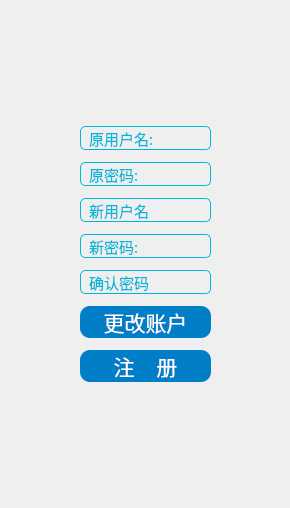
            <widget class="QWidget" name="page_0">
             <property name="styleSheet">
              <string notr="true">QWidget#widget_4,QWidget#widget_5,QWidget#widget_6,QWidget#widget_7,QWidget#widget_8{
border-radius:5px;
border:1px solid rgb(1, 182, 215);
}
QLineEdit{
border:none;
background-color: rgba(255, 255, 255, 0);
color: rgb(0, 246, 255);
}
QWidget#page_0{
border-image: url(:/img/bj4.png);
}</string>
             </property>
             <layout class="QGridLayout" name="gridLayout_4" columnstretch="20,20,20">
              <item row="0" column="1">
               <widget class="QLabel" name="label_39">
                <property name="sizePolicy">
                 <sizepolicy hsizetype="Preferred" vsizetype="Preferred">
                  <horstretch>0</horstretch>
                  <verstretch>0</verstretch>
                 </sizepolicy>
                </property>
                <property name="minimumSize">
                 <size>
                  <width>0</width>
                  <height>100</height>
                 </size>
                </property>
                <property name="text">
                 <string/>
                </property>
               </widget>
              </item>
              <item row="1" column="1" rowspan="3">
               <widget class="QWidget" name="widget_9" native="true">
                <property name="sizePolicy">
                 <sizepolicy hsizetype="Preferred" vsizetype="Preferred">
                  <horstretch>0</horstretch>
                  <verstretch>0</verstretch>
                 </sizepolicy>
                </property>
                <layout class="QVBoxLayout" name="verticalLayout_4">
                 <property name="spacing">
                  <number>12</number>
                 </property>
                 <item>
                  <widget class="QWidget" name="widget_4" native="true">
                   <property name="styleSheet">
                    <string notr="true"/>
                   </property>
                   <layout class="QHBoxLayout" name="horizontalLayout_4">
                    <property name="spacing">
                     <number>0</number>
                    </property>
                    <property name="leftMargin">
                     <number>9</number>
                    </property>
                    <property name="topMargin">
                     <number>0</number>
                    </property>
                    <property name="rightMargin">
                     <number>0</number>
                    </property>
                    <property name="bottomMargin">
                     <number>0</number>
                    </property>
                    <item>
                     <widget class="QLabel" name="label_3">
                      <property name="minimumSize">
                       <size>
                        <width>75</width>
                        <height>0</height>
                       </size>
                      </property>
                      <property name="font">
                       <font>
                        <family>黑体</family>
                        <pointsize>11</pointsize>
                       </font>
                      </property>
                      <property name="styleSheet">
                       <string notr="true">color: rgb(1, 182, 215);</string>
                      </property>
                      <property name="text">
                       <string>原用户名:</string>
                      </property>
                     </widget>
                    </item>
                    <item>
                     <widget class="LineEdit" name="name_1">
                      <property name="sizePolicy">
                       <sizepolicy hsizetype="Expanding" vsizetype="Preferred">
                        <horstretch>0</horstretch>
                        <verstretch>0</verstretch>
                       </sizepolicy>
                      </property>
                      <property name="font">
                       <font>
                        <family>黑体</family>
                        <pointsize>11</pointsize>
                        <bold>false</bold>
                       </font>
                      </property>
                      <property name="styleSheet">
                       <string notr="true">LineEdit, TextEdit, PlainTextEdit {
    color: white; /* 修改文本颜色为白色 */
    background-color: transparent; /* 修改背景为透明 */
    border: none; /* 移除边框以达到透明效果 */
    /* border-bottom: 1px solid rgba(0, 0, 0, 100); 去掉底部边框 */
    border-radius: 5px;
    /* font: 14px &quot;Segoe UI&quot;, &quot;Microsoft YaHei&quot;; */
    padding: 0px 10px;
    selection-background-color: #00a7b3;
}



LineEdit:focus,
TextEdit:focus,
PlainTextEdit:focus {
    border: none;
    
}

/* 禁用状态的颜色也需要相应调整 */
LineEdit:disabled, TextEdit:disabled,
PlainTextEdit:disabled {
    color: rgba(255, 255, 255, 0.5); /* 文本颜色调整为半透明白色 */
    background-color: transparent;
    border: none;
}

#lineEditButton {
    background-color: transparent;
    border-radius: 4px;
    margin: 0;
}

#lineEditButton:hover {
    background-color: rgba(0, 0, 0, 9);
}

#lineEditButton:pressed {
    background-color: rgba(0, 0, 0, 6);
}</string>
                      </property>
                      <property name="text">
                       <string/>
                      </property>
                     </widget>
                    </item>
                   </layout>
                  </widget>
                 </item>
                 <item>
                  <widget class="QWidget" name="widget_5" native="true">
                   <layout class="QHBoxLayout" name="horizontalLayout_5">
                    <property name="spacing">
                     <number>0</number>
                    </property>
                    <property name="leftMargin">
                     <number>9</number>
                    </property>
                    <property name="topMargin">
                     <number>0</number>
                    </property>
                    <property name="rightMargin">
                     <number>0</number>
                    </property>
                    <property name="bottomMargin">
                     <number>0</number>
                    </property>
                    <item>
                     <widget class="QLabel" name="label_26">
                      <property name="minimumSize">
                       <size>
                        <width>75</width>
                        <height>0</height>
                       </size>
                      </property>
                      <property name="font">
                       <font>
                        <family>黑体</family>
                        <pointsize>11</pointsize>
                       </font>
                      </property>
                      <property name="styleSheet">
                       <string notr="true">color: rgb(1, 182, 215);</string>
                      </property>
                      <property name="text">
                       <string>原密码:</string>
                      </property>
                     </widget>
                    </item>
                    <item>
                     <widget class="PasswordLineEdit" name="ps_3">
                      <property name="sizePolicy">
                       <sizepolicy hsizetype="Expanding" vsizetype="Preferred">
                        <horstretch>0</horstretch>
                        <verstretch>0</verstretch>
                       </sizepolicy>
                      </property>
                      <property name="font">
                       <font>
                        <family>黑体</family>
                        <pointsize>11</pointsize>
                       </font>
                      </property>
                      <property name="styleSheet">
                       <string notr="true">LineEdit, TextEdit, PlainTextEdit {
    color: white; /* 修改文本颜色为白色 */
    background-color: transparent; /* 修改背景为透明 */
    border: none; /* 移除边框以达到透明效果 */
    /* border-bottom: 1px solid rgba(0, 0, 0, 100); 去掉底部边框 */
    border-radius: 5px;
    /* font: 14px &quot;Segoe UI&quot;, &quot;Microsoft YaHei&quot;; */
    padding: 0px 10px;
    selection-background-color: #00a7b3;
}



LineEdit:focus,
TextEdit:focus,
PlainTextEdit:focus {
    border: none;
    
}

/* 禁用状态的颜色也需要相应调整 */
LineEdit:disabled, TextEdit:disabled,
PlainTextEdit:disabled {
    color: rgba(255, 255, 255, 0.5); /* 文本颜色调整为半透明白色 */
    background-color: transparent;
    border: none;
}

#lineEditButton {
    background-color: transparent;
    border-radius: 4px;
    margin: 0;
}

#lineEditButton:hover {
    background-color: rgba(0, 0, 0, 9);
}

#lineEditButton:pressed {
    background-color: rgba(0, 0, 0, 6);
}</string>
                      </property>
                      <property name="text">
                       <string/>
                      </property>
                     </widget>
                    </item>
                   </layout>
                  </widget>
                 </item>
                 <item>
                  <widget class="QWidget" name="widget_6" native="true">
                   <layout class="QHBoxLayout" name="horizontalLayout_6">
                    <property name="spacing">
                     <number>0</number>
                    </property>
                    <property name="leftMargin">
                     <number>9</number>
                    </property>
                    <property name="topMargin">
                     <number>0</number>
                    </property>
                    <property name="rightMargin">
                     <number>0</number>
                    </property>
                    <property name="bottomMargin">
                     <number>0</number>
                    </property>
                    <item>
                     <widget class="QLabel" name="label_33">
                      <property name="minimumSize">
                       <size>
                        <width>75</width>
                        <height>0</height>
                       </size>
                      </property>
                      <property name="font">
                       <font>
                        <family>黑体</family>
                        <pointsize>11</pointsize>
                       </font>
                      </property>
                      <property name="styleSheet">
                       <string notr="true">color: rgb(1, 182, 215);</string>
                      </property>
                      <property name="text">
                       <string>新用户名</string>
                      </property>
                     </widget>
                    </item>
                    <item>
                     <widget class="LineEdit" name="name_2">
                      <property name="sizePolicy">
                       <sizepolicy hsizetype="Expanding" vsizetype="Preferred">
                        <horstretch>0</horstretch>
                        <verstretch>0</verstretch>
                       </sizepolicy>
                      </property>
                      <property name="font">
                       <font>
                        <family>黑体</family>
                        <pointsize>11</pointsize>
                       </font>
                      </property>
                      <property name="styleSheet">
                       <string notr="true">LineEdit, TextEdit, PlainTextEdit {
    color: white; /* 修改文本颜色为白色 */
    background-color: transparent; /* 修改背景为透明 */
    border: none; /* 移除边框以达到透明效果 */
    /* border-bottom: 1px solid rgba(0, 0, 0, 100); 去掉底部边框 */
    border-radius: 5px;
    /* font: 14px &quot;Segoe UI&quot;, &quot;Microsoft YaHei&quot;; */
    padding: 0px 10px;
    selection-background-color: #00a7b3;
}



LineEdit:focus,
TextEdit:focus,
PlainTextEdit:focus {
    border: none;
    
}

/* 禁用状态的颜色也需要相应调整 */
LineEdit:disabled, TextEdit:disabled,
PlainTextEdit:disabled {
    color: rgba(255, 255, 255, 0.5); /* 文本颜色调整为半透明白色 */
    background-color: transparent;
    border: none;
}

#lineEditButton {
    background-color: transparent;
    border-radius: 4px;
    margin: 0;
}

#lineEditButton:hover {
    background-color: rgba(0, 0, 0, 9);
}

#lineEditButton:pressed {
    background-color: rgba(0, 0, 0, 6);
}</string>
                      </property>
                      <property name="text">
                       <string/>
                      </property>
                     </widget>
                    </item>
                   </layout>
                  </widget>
                 </item>
                 <item>
                  <widget class="QWidget" name="widget_7" native="true">
                   <layout class="QHBoxLayout" name="horizontalLayout_7">
                    <property name="spacing">
                     <number>0</number>
                    </property>
                    <property name="leftMargin">
                     <number>9</number>
                    </property>
                    <property name="topMargin">
                     <number>0</number>
                    </property>
                    <property name="rightMargin">
                     <number>0</number>
                    </property>
                    <property name="bottomMargin">
                     <number>0</number>
                    </property>
                    <item>
                     <widget class="QLabel" name="label_34">
                      <property name="minimumSize">
                       <size>
                        <width>75</width>
                        <height>0</height>
                       </size>
                      </property>
                      <property name="font">
                       <font>
                        <family>黑体</family>
                        <pointsize>11</pointsize>
                       </font>
                      </property>
                      <property name="styleSheet">
                       <string notr="true">color: rgb(1, 182, 215);</string>
                      </property>
                      <property name="text">
                       <string>新密码:</string>
                      </property>
                     </widget>
                    </item>
                    <item>
                     <widget class="PasswordLineEdit" name="ps_2">
                      <property name="sizePolicy">
                       <sizepolicy hsizetype="Expanding" vsizetype="Preferred">
                        <horstretch>0</horstretch>
                        <verstretch>0</verstretch>
                       </sizepolicy>
                      </property>
                      <property name="font">
                       <font>
                        <family>黑体</family>
                        <pointsize>11</pointsize>
                       </font>
                      </property>
                      <property name="styleSheet">
                       <string notr="true">LineEdit, TextEdit, PlainTextEdit {
    color: white; /* 修改文本颜色为白色 */
    background-color: transparent; /* 修改背景为透明 */
    border: none; /* 移除边框以达到透明效果 */
    /* border-bottom: 1px solid rgba(0, 0, 0, 100); 去掉底部边框 */
    border-radius: 5px;
    /* font: 14px &quot;Segoe UI&quot;, &quot;Microsoft YaHei&quot;; */
    padding: 0px 10px;
    selection-background-color: #00a7b3;
}



LineEdit:focus,
TextEdit:focus,
PlainTextEdit:focus {
    border: none;
    
}

/* 禁用状态的颜色也需要相应调整 */
LineEdit:disabled, TextEdit:disabled,
PlainTextEdit:disabled {
    color: rgba(255, 255, 255, 0.5); /* 文本颜色调整为半透明白色 */
    background-color: transparent;
    border: none;
}

#lineEditButton {
    background-color: transparent;
    border-radius: 4px;
    margin: 0;
}

#lineEditButton:hover {
    background-color: rgba(0, 0, 0, 9);
}

#lineEditButton:pressed {
    background-color: rgba(0, 0, 0, 6);
}</string>
                      </property>
                      <property name="text">
                       <string/>
                      </property>
                     </widget>
                    </item>
                   </layout>
                  </widget>
                 </item>
                 <item>
                  <widget class="QWidget" name="widget_8" native="true">
                   <layout class="QHBoxLayout" name="horizontalLayout_8">
                    <property name="spacing">
                     <number>0</number>
                    </property>
                    <property name="leftMargin">
                     <number>9</number>
                    </property>
                    <property name="topMargin">
                     <number>0</number>
                    </property>
                    <property name="rightMargin">
                     <number>0</number>
                    </property>
                    <property name="bottomMargin">
                     <number>0</number>
                    </property>
                    <item>
                     <widget class="QLabel" name="label_35">
                      <property name="minimumSize">
                       <size>
                        <width>75</width>
                        <height>0</height>
                       </size>
                      </property>
                      <property name="font">
                       <font>
                        <family>黑体</family>
                        <pointsize>11</pointsize>
                       </font>
                      </property>
                      <property name="styleSheet">
                       <string notr="true">color: rgb(1, 182, 215);</string>
                      </property>
                      <property name="text">
                       <string>确认密码</string>
                      </property>
                     </widget>
                    </item>
                    <item>
                     <widget class="PasswordLineEdit" name="ps_1">
                      <property name="sizePolicy">
                       <sizepolicy hsizetype="Expanding" vsizetype="Preferred">
                        <horstretch>0</horstretch>
                        <verstretch>0</verstretch>
                       </sizepolicy>
                      </property>
                      <property name="font">
                       <font>
                        <family>黑体</family>
                        <pointsize>11</pointsize>
                       </font>
                      </property>
                      <property name="styleSheet">
                       <string notr="true">LineEdit, TextEdit, PlainTextEdit {
    color: white; /* 修改文本颜色为白色 */
    background-color: transparent; /* 修改背景为透明 */
    border: none; /* 移除边框以达到透明效果 */
    /* border-bottom: 1px solid rgba(0, 0, 0, 100); 去掉底部边框 */
    border-radius: 5px;
    /* font: 14px &quot;Segoe UI&quot;, &quot;Microsoft YaHei&quot;; */
    padding: 0px 10px;
    selection-background-color: #00a7b3;
}



LineEdit:focus,
TextEdit:focus,
PlainTextEdit:focus {
    border: none;
    
}

/* 禁用状态的颜色也需要相应调整 */
LineEdit:disabled, TextEdit:disabled,
PlainTextEdit:disabled {
    color: rgba(255, 255, 255, 0.5); /* 文本颜色调整为半透明白色 */
    background-color: transparent;
    border: none;
}

#lineEditButton {
    background-color: transparent;
    border-radius: 4px;
    margin: 0;
}

#lineEditButton:hover {
    background-color: rgba(0, 0, 0, 9);
}

#lineEditButton:pressed {
    background-color: rgba(0, 0, 0, 6);
}</string>
                      </property>
                      <property name="text">
                       <string/>
                      </property>
                     </widget>
                    </item>
                   </layout>
                  </widget>
                 </item>
                 <item>
                  <widget class="QPushButton" name="genggai">
                   <property name="sizePolicy">
                    <sizepolicy hsizetype="Minimum" vsizetype="Preferred">
                     <horstretch>0</horstretch>
                     <verstretch>0</verstretch>
                    </sizepolicy>
                   </property>
                   <property name="font">
                    <font>
                     <family>黑体</family>
                     <pointsize>16</pointsize>
                     <bold>false</bold>
                    </font>
                   </property>
                   <property name="styleSheet">
                    <string notr="true">QPushButton
{
    /*背景颜色*/  
	background-color:rgb(0, 127, 200);
    /*字体颜色为白色*/    
    color:rgb(255, 255, 255);
	/*设置按键四角为圆角*/
	border-radius :10px;
      
}	
QPushButton:pressed
{
    
    /*按下时字向右移动4像素*/  
    padding-left:4px;
    /*按下时字向下移动4像素*/  
    padding-top:4px;
}</string>
                   </property>
                   <property name="text">
                    <string>更改账户</string>
                   </property>
                  </widget>
                 </item>
                 <item>
                  <widget class="QPushButton" name="zhuce">
                   <property name="sizePolicy">
                    <sizepolicy hsizetype="Minimum" vsizetype="Preferred">
                     <horstretch>0</horstretch>
                     <verstretch>0</verstretch>
                    </sizepolicy>
                   </property>
                   <property name="font">
                    <font>
                     <family>黑体</family>
                     <pointsize>16</pointsize>
                     <bold>false</bold>
                    </font>
                   </property>
                   <property name="styleSheet">
                    <string notr="true">QPushButton
{
    /*背景颜色*/  
	background-color:rgb(0, 127, 200);
    /*字体颜色为白色*/    
    color:rgb(255, 255, 255);
	/*设置按键四角为圆角*/
	border-radius :10px;
      
}	
QPushButton:pressed
{
    
    /*按下时字向右移动4像素*/  
    padding-left:4px;
    /*按下时字向下移动4像素*/  
    padding-top:4px;
}</string>
                   </property>
                   <property name="text">
                    <string>注    册</string>
                   </property>
                  </widget>
                 </item>
                </layout>
               </widget>
              </item>
              <item row="4" column="1">
               <widget class="QLabel" name="label_40">
                <property name="sizePolicy">
                 <sizepolicy hsizetype="Preferred" vsizetype="Fixed">
                  <horstretch>0</horstretch>
                  <verstretch>0</verstretch>
                 </sizepolicy>
                </property>
                <property name="minimumSize">
                 <size>
                  <width>0</width>
                  <height>100</height>
                 </size>
                </property>
                <property name="text">
                 <string/>
                </property>
               </widget>
              </item>
              <item row="2" column="2">
               <widget class="QLabel" name="label_41">
                <property name="sizePolicy">
                 <sizepolicy hsizetype="Preferred" vsizetype="Preferred">
                  <horstretch>0</horstretch>
                  <verstretch>0</verstretch>
                 </sizepolicy>
                </property>
                <property name="minimumSize">
                 <size>
                  <width>0</width>
                  <height>100</height>
                 </size>
                </property>
                <property name="text">
                 <string/>
                </property>
               </widget>
              </item>
              <item row="2" column="0">
               <widget class="QLabel" name="label_42">
                <property name="sizePolicy">
                 <sizepolicy hsizetype="Preferred" vsizetype="Preferred">
                  <horstretch>0</horstretch>
                  <verstretch>0</verstretch>
                 </sizepolicy>
                </property>
                <property name="minimumSize">
                 <size>
                  <width>0</width>
                  <height>100</height>
                 </size>
                </property>
                <property name="text">
                 <string/>
                </property>
               </widget>
              </item>
             </layout>
            </widget>
